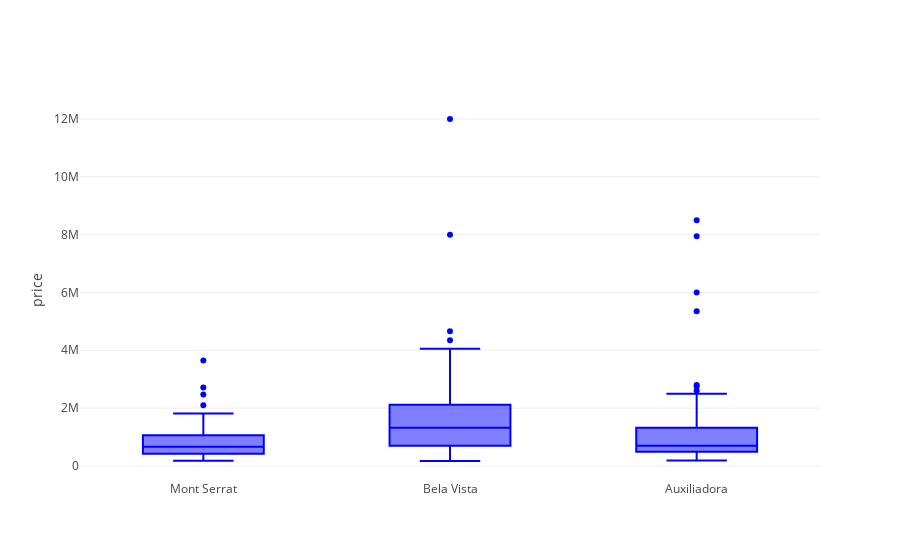

The notebook cell saved with this chart:
### Markdown cell above
___
### Outliers identification

The functions below will identify and remove outliers.

### Code cell
# boxplot to identify outliers in price.

x = df.district

trace0 = go.Box(
    y=df.price,
    x=x,
    name='kale',
    marker=dict(
        color='blue'
    )
)

data = [trace0]
layout = go.Layout(
    yaxis=dict(
        title='price',
        zeroline=False
    ),
    boxmode='group'
)

fig = go.Figure(data=data, layout=layout)
iplot(fig)

### Figure 1 — Plotly figure (JSON) as saved in the notebook; plotly's stock layout.template omitted (floating-point values rounded to 4 significant figures; data arrays with more than 128 entries replaced by an {"elided": "..."} marker saying what was removed)
{"data": [{"marker": {"color": "blue"}, "name": "kale", "type": "box", "uid": "464aed4d-96e9-4ed5-95a5-4a3ff792bd99", "x": {"elided": "262 str values"}, "y": {"elided": "262 int values"}}], "layout": {"boxmode": "group", "yaxis": {"title": {"text": "price"}, "zeroline": false}}}
